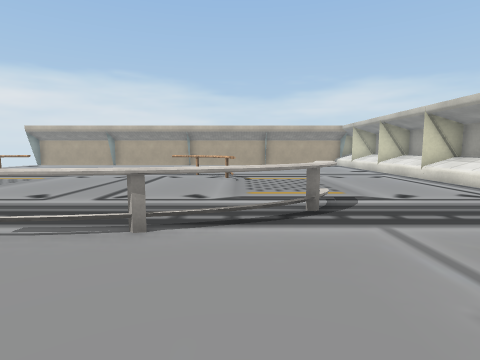
View 1 (above)

16 first-person views from a walk through a Unity game level. The camera is 1.2 m above the floor, tilts 6° down and sees 80° across. The floor is counted in squares, 1 m on a side. Each view is taken from the middle of a square. On the plan, view 1 faces up. The plan holds only what a view shows up to about 13 squares ahead; the rest is blank. The place goes on beyond the plan. The player is left out. Some animated figures are left out. Some surface patterns are stand-ins.

View 2
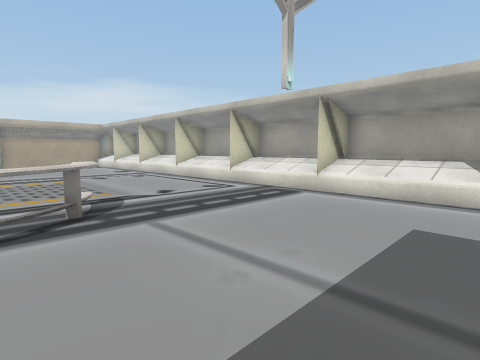

View 3
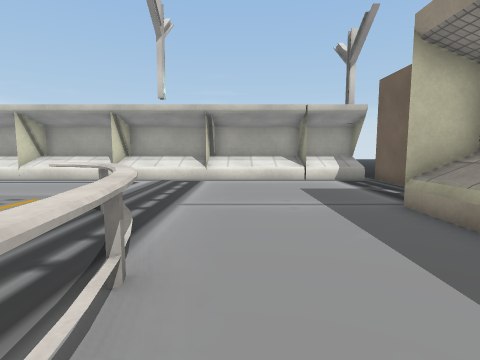

View 4
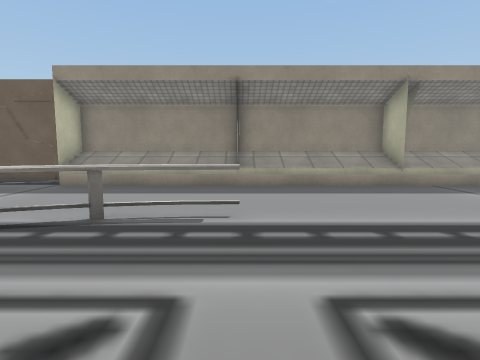

View 5
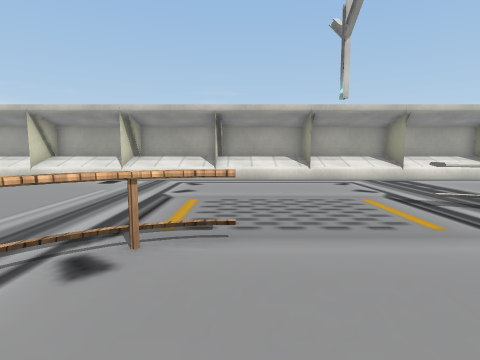

View 6
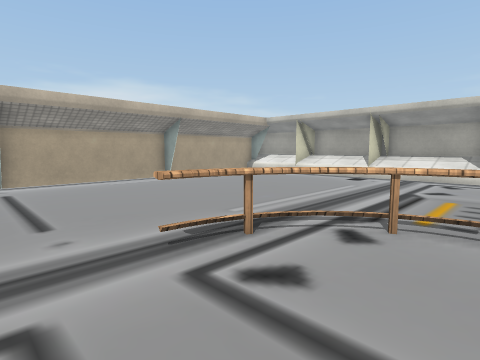

View 7
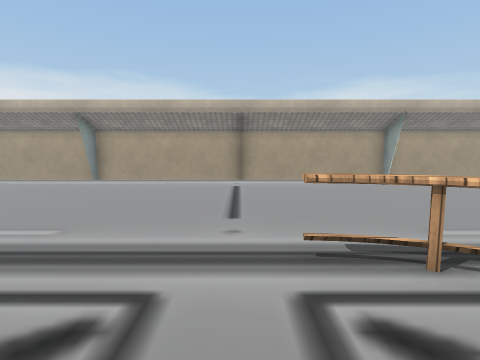

View 8
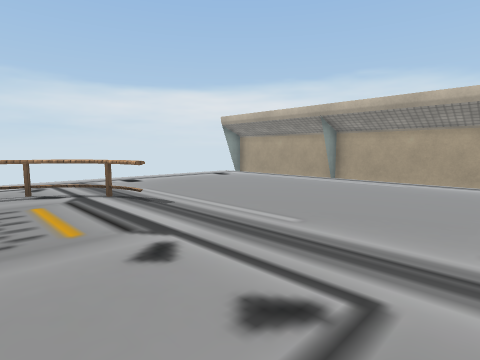

View 9
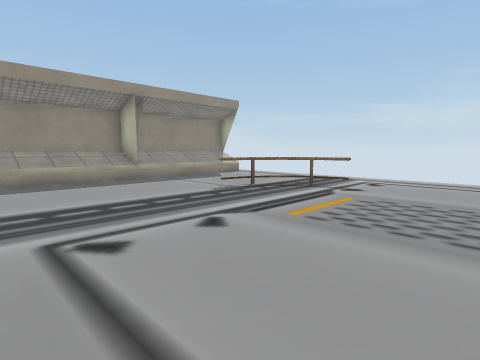

View 10
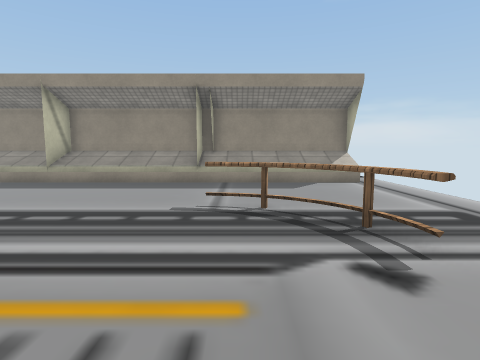

View 11
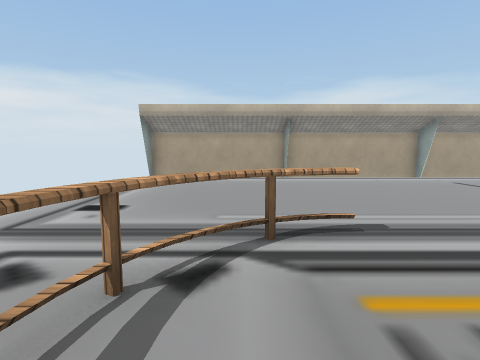

View 12
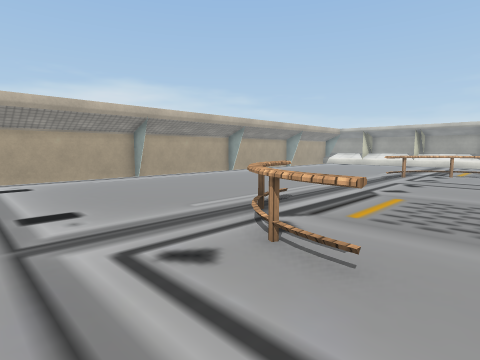

View 13
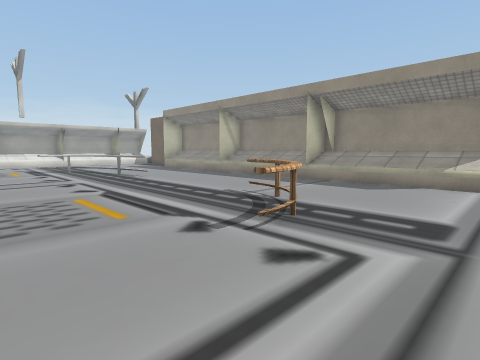

View 14
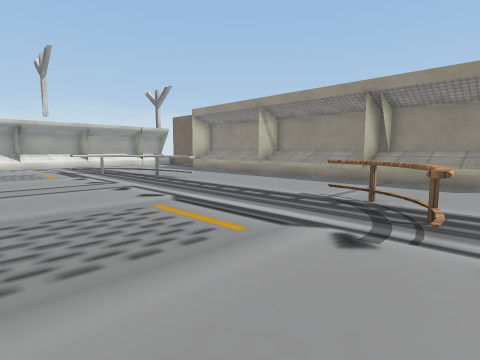

View 15
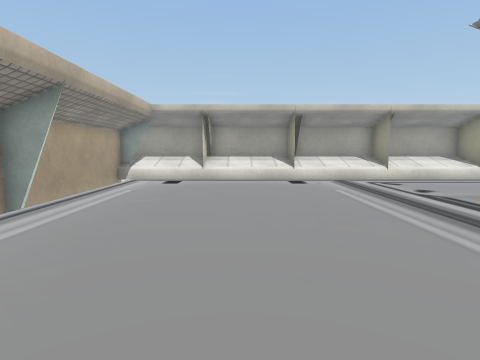

View 16
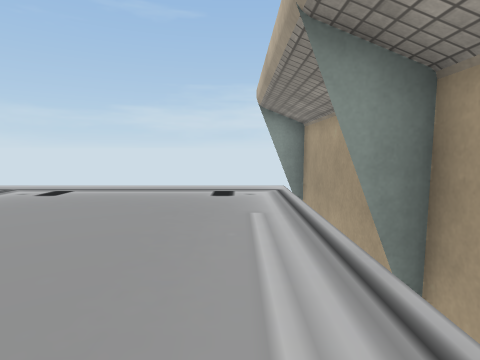

### Floor plan
Key: @ floor where view 1 was taken; # wall or solid block; . floor; / step, stairs or slope; = window, fence, low wall or low ledge; ^ raised ledge; F fence; O other object.
Columns run from 16 left of view 1 to 9 right of it. Each row starts with its distance up from view 1.
 23 ##########################
 22 #.....#.....#.....#.....=#
 21 ........................O#
 20 ........................O#
 19 ........................=#
 18 ........................O#
 17 ........................O#
 16 ........................=#
 15 ......................../#
 14 ....FFF......FF........./#
 13 ...FF..........F......../#
 12 ...F............F.......=#
 11  ..F............F......./#
 10 ......................../#
  9 ......................../#
  8 ........................=#
  7 ...F..............O...../#
  6 ...F.............OO...../#
  5 ...FF...........OO....../#
  4 ....FFF.....OOOO........=#
  3 ......................../#
  2 ......................../#
  1 ......................../#
  0 ................@.......=#
 -1 .^^^^^^^^^^^^^^^^^^.....O#
 -2  ##################.....##
 -3                    ######

Positions as (right, up) in squares from view 1, and headings:
1: (0, 0), facing up
2: (0, 0), facing up-right
3: (-4, 3), facing right
4: (-4, 9), facing down
5: (-4, 11), facing right
6: (-5, 11), facing up-right
7: (-4, 11), facing up
8: (-4, 11), facing up-left
9: (-4, 11), facing down-left
10: (-11, 10), facing down
11: (-12, 10), facing up
12: (-16, 10), facing up-right
13: (-16, 10), facing down-right
14: (-14, 11), facing down-right
15: (-4, 18), facing right
16: (-7, 21), facing left
